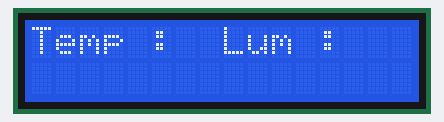
The program below on a simulated Arduino Uno, built with avr-gcc and run on an emulated ATmega328P. On the bench: 16×2 character LCD.

Above: at 0.1 s.
At 7.1 s:
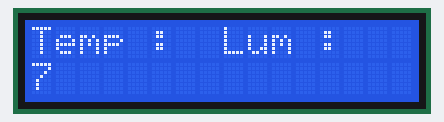
At 15.1 s:
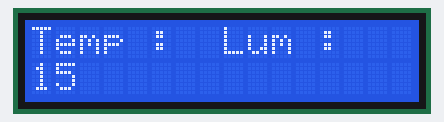
At 23.1 s:
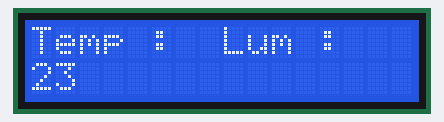
At 31.1 s:
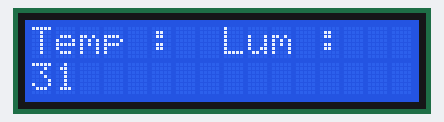
At 39.1 s:
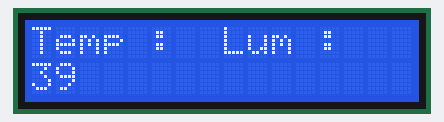

Measured:
- what the display in image 1 shows lasts 0.9 s, from 7.1 s to 8.0 s
- what the display in image 2 shows lasts 1.0 s, from 15.0 s to 16.0 s

The program:

main.cpp
```cpp
/*
Utilisation d'un lcd 1602A
librairy : LiquidCrystalFast Library

1er test : afficher le texte : "Temp :  Lum :"

// ********************** ma version ***********************
LiquidCrystalFast lcd(rs, rw, enable, d4, d5, d6, d7);
The circuit:
* LCD RS pin to digital pin 0       0 remplace 12
* LCD RW pin to digital pin 9       9 remplace 10
* LCD Enable to digital pin 1   1 remplace 11
* LCD d4 pin to digital pin 2       2 remplace 5
* LCD d5 pin to digital pin 3       3 remplace 4
* LCD d6 pin to digital pin 4       4 remplace 3
* LCD d7 pin to digital pin 5       5 remplace 2
* 10K ohms resistor  potentiometre   sur LCD broche 3 -V0
* ends to +5V and ground
* wiper to LCD VO pin (pin 3)
// *************** ma version *************************

Paramètres :
Les paramètres sont les broches de l’Arduino qui sont reliées
aux broches du LCD (RS, RW...)
rs
rw (optionnel)
enable
d0, d1, d2, d3, d4, d5, d6, d7.
d0, d1, d2, et d3 sont optionnels ; si ils sont omis,
le lcd sera commandé avec les quatre dernières broches (d4 à d7).

RW or not RW
Cette broche peut être ou ne pas être employée.
Son rôle est de permettre la consultation du registre de contrôle du LCD.
En consultant le registre de contrôle, on sait si le LCD est disponible
pour recevoir des commandes ou des données ou si il est occupé à dessiner
des caractères sur l’écran. Si cette information manque, il faudra attendre
un certain temps entre deux commandes ou données afin d’être sur que le LCD
est disponible.
L’envoi d’information au LCD est donc plus lent mais on économise une broche.

En mode 4 bits, les broches à connecter à l’Arduino sont donc  :
RS, EN, DB4, DB5, DB6 et DB7 ainsi que, de façon optionnelle, RW.

// ****************************************************

Library originally added 18 Apr 2008
by David A. Mellis
library modified 5 Jul 2009
by Limor Fried (http://www.ladyada.net)
example added 9 Jul 2009
by Tom Igoe
modified 25 July 2009
by David A. Mellis

http://www.pjrc.com/teensy/td_libs_LiquidCrystal.html
http://www.arduino.cc/en/Tutorial/LiquidCrystal
*/

// include the library code:
#include <Arduino.h>
#include <SPI.h>
#include <SD.h>
#include <LiquidCrystalFast.h>

// initialize the library with the numbers of the interface pins
LiquidCrystalFast lcd(0, 9, 1, 2, 3, 4, 5); // LCD pins: RS  RW  En  D4 D5 D6 D7

// ================================= SETUP ============================
void setup() {
  // set up the LCD's number of columns (16) and rows (2):
  lcd.begin(16, 2);
  lcd.clear();  // on nettoie l'écran
  lcd.setCursor(0, 0); //ici, on se positionne en haut à gauche de l'écran
  lcd.print("Temp :  Lum :"); // Print a message to the LCD.
  delay (5000);                // affichage 5 secondes
  lcd.clear();                // on efface
  delay (2000);                // pas de texte pendant 2 secondes
  lcd.print("Temp :  Lum :"); // On reaffiche le message sur le LCD.
} // fin setup

void loop() {
  // set the cursor to column 0, line 1
  // (note: line 1 is the second row, since counting begins with 0):
  // en dessous à gauche le décompte de temps
  lcd.setCursor(0, 1);
  // print the number of seconds since reset:
  lcd.print(millis()/1000); // chronomètre
} // fin loop


/*
// include the library code:
#include <LiquidCrystal.h>

// initialize the library with the numbers of the interface pins
LiquidCrystal lcd(12, 11, 5, 4, 3, 2);


void setup(){

    // set up the LCD's number of columns and rows:
    lcd.begin(16,2);

} //end "setup()"

void loop(){
lcd.clear();
lcd.setCursor(0, 0); //ici, on se positionne en haut à gauche de l'écran
lcd.print("Hello, funLAB!!!"); //Le texte qu'on affiche sur l'écran à l'endroit positionné
//delay(500); //On attend 500ms
lcd.clear();
  lcd.print("Hello world!");
  lcd.setCursor(0,1); //on passe à la ligne suivante
  lcd.print("OPENCLASSROOMS");
} // end loop()

*/


// ****************************************************************************
/*
/tmp/ccfHuOva.ltrans0.ltrans.o: In function `main':
ccfHuOva.ltrans0.o:(.text.startup+0x86): undefined reference to `setup'
ccfHuOva.ltrans0.o:(.text.startup+0x8e): undefined reference to `loop'
collect2: error: ld returned 1 exit status
*** [.pioenvs/uno/firmware.elf] Error 1
========================== [ERROR] Took 0.85 seconds ==========================


PlatformIO: BuildFile 0Project 0No Issuessrc/main.cpp20:13
LFUTF-8C++4 updates

=======================================================
/tmp/ccfHuOva.ltrans0.ltrans.o: In function `main':
ccfHuOva.ltrans0.o:(.text.startup+0x86): undefined reference to `setup'
ccfHuOva.ltrans0.o:(.text.startup+0x8e): undefined reference to `loop'
collect2: error: ld returned 1 exit status
*** [.pioenvs/uno/firmware.elf] Error 1
========================== [ERROR] Took 0.85 seconds ==========================


PlatformIO: BuildFile 0Project 0No Issuessrc/main.cpp20:13
LFUTF-8C++4 updates
*/
```
